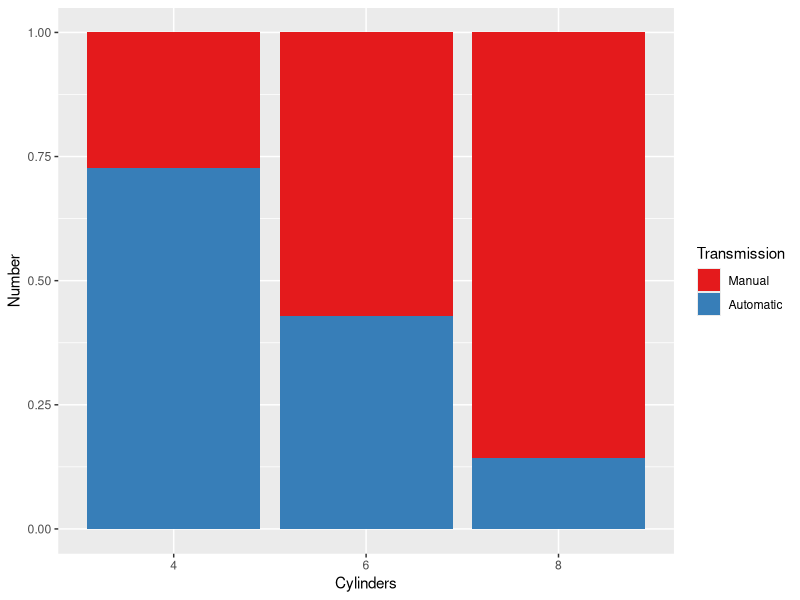
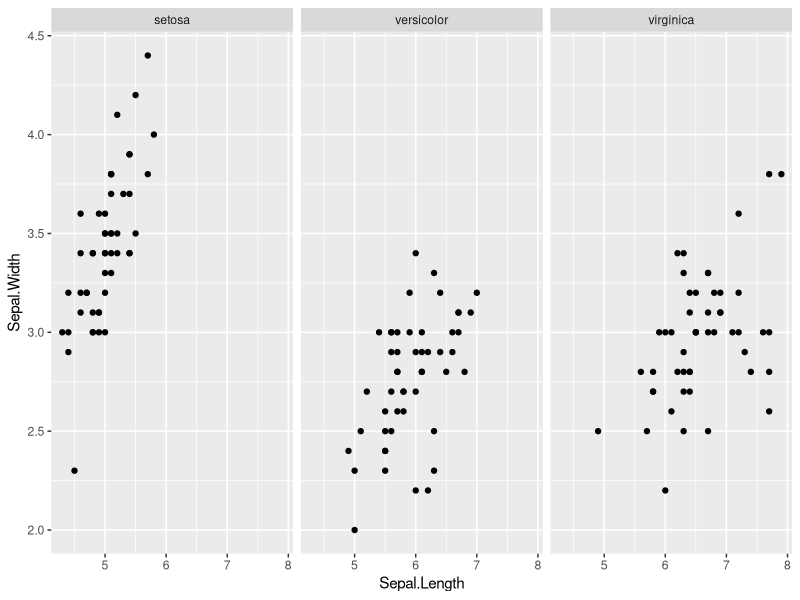
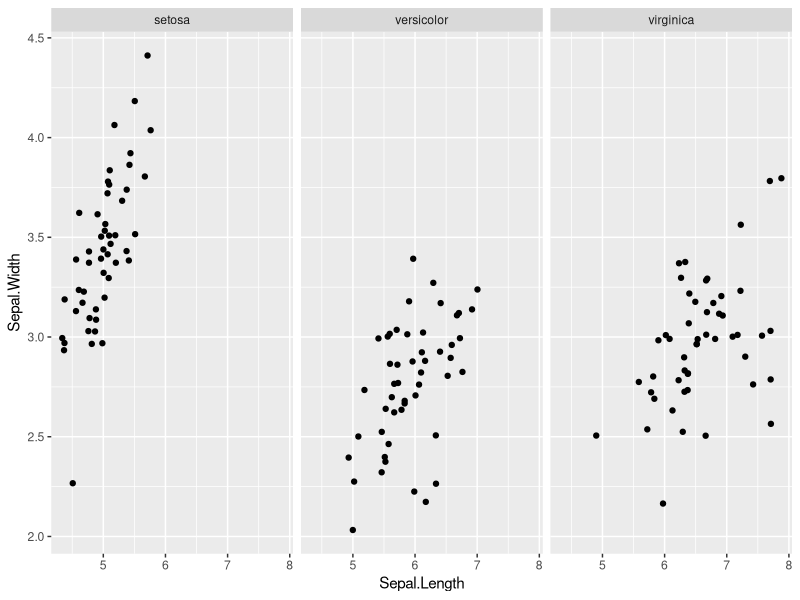
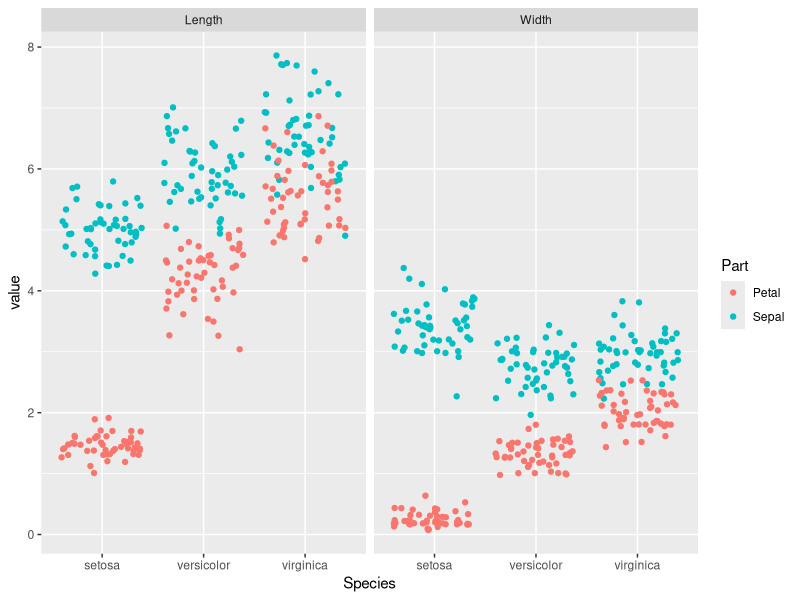
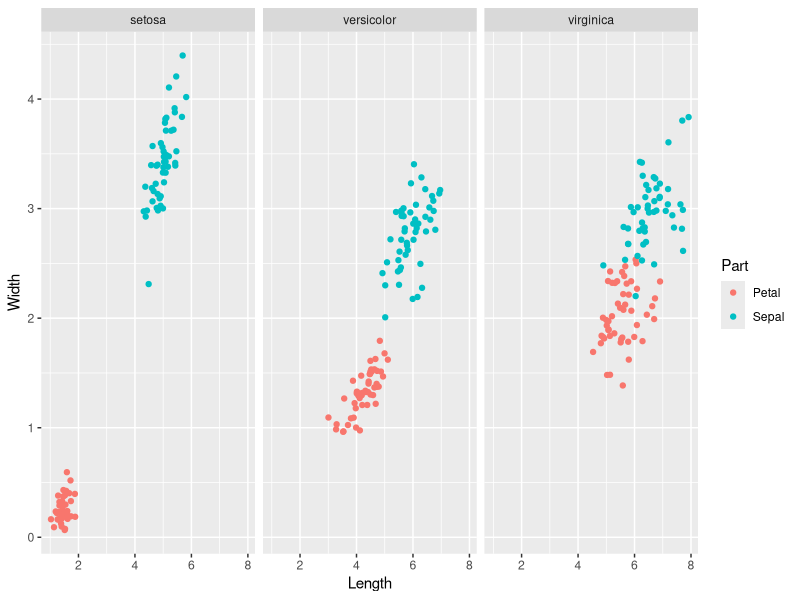

Recreate these plots in R, in order.
## ---- chunk 1
    library(ggplot2)
    ggplot(mtcars, aes(x = factor(cyl), fill = factor(am))) +
      geom_bar(position = 'fill') +  # try position = 'dodge', 'fill'
      scale_x_discrete('Cylinders') +
      scale_y_continuous('Number') +
      scale_fill_manual('Transmission', 
                        values = c("#E41A1C", "#377EB8"),
                        labels = c("Manual", "Automatic")) 
## ---- chunk 2
  str(iris)
  names(iris)
## ---- chunk 3
    library(ggplot2)
    ggplot(iris, aes(x = Sepal.Length, y = Sepal.Width)) +
      geom_point() +
      facet_grid(. ~ Species)
## ---- chunk 4
    library(ggplot2)
    ggplot(iris, aes(x = Sepal.Length, y = Sepal.Width)) +
      geom_jitter() +
      facet_grid(. ~ Species)
## ---- chunk 5
library(tidyr)

iris %>%
  gather(key, value, -Species) %>%
  separate(key, c("Part", "Measure"), sep = "\\.") %>%
  ggplot(aes(x = Species, y = value, col = Part)) +
  geom_jitter() +
  facet_grid(. ~ Measure)
## ---- chunk 6
library(tidyr)
library(dplyr)
library(ggplot2)

iris %>%
  mutate(Flower = 1:nrow(iris)) %>%
  gather(key, value, -Species, -Flower) %>%
  separate(key, c("Part", "Measure"),sep="\\.")%>%
  spread(Measure, value) %>%
  ggplot(aes(x = Length, y = Width, color = Part)) +
  geom_jitter() +
  facet_grid(. ~ Species)
